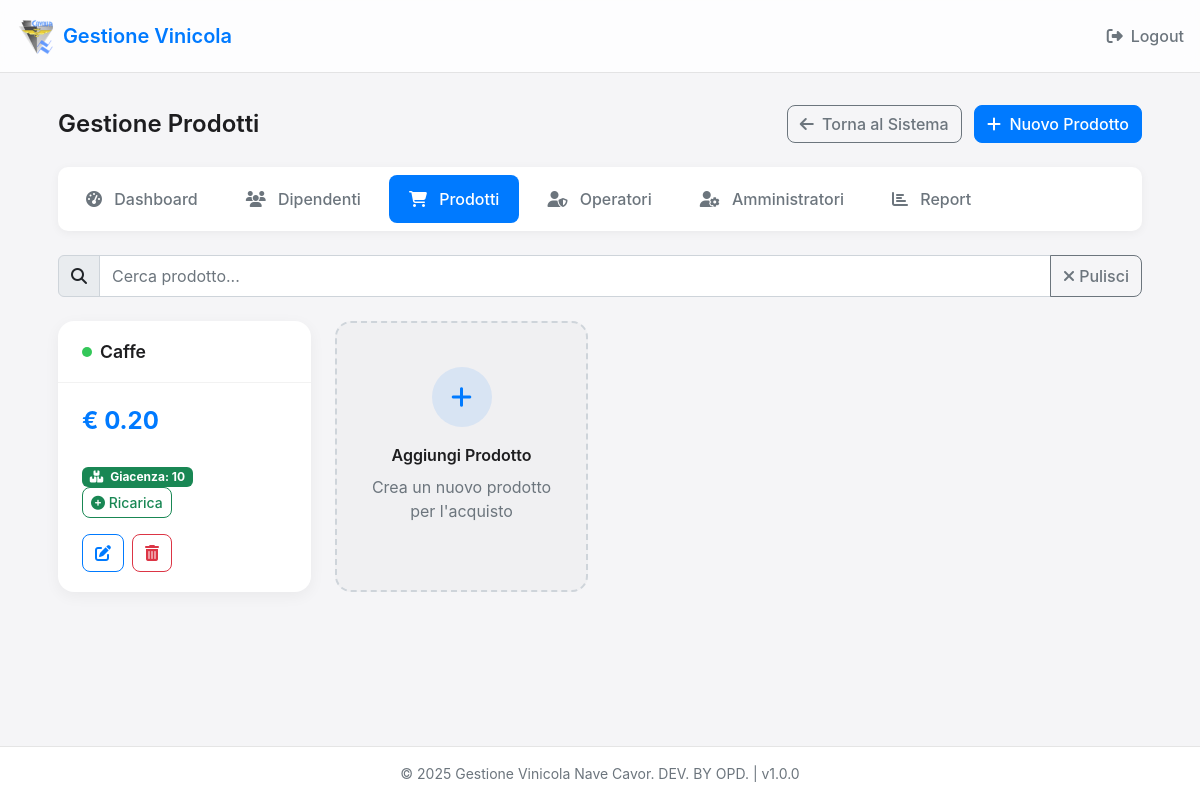
The page /admin/products (signed in) on the database as committed earlier.
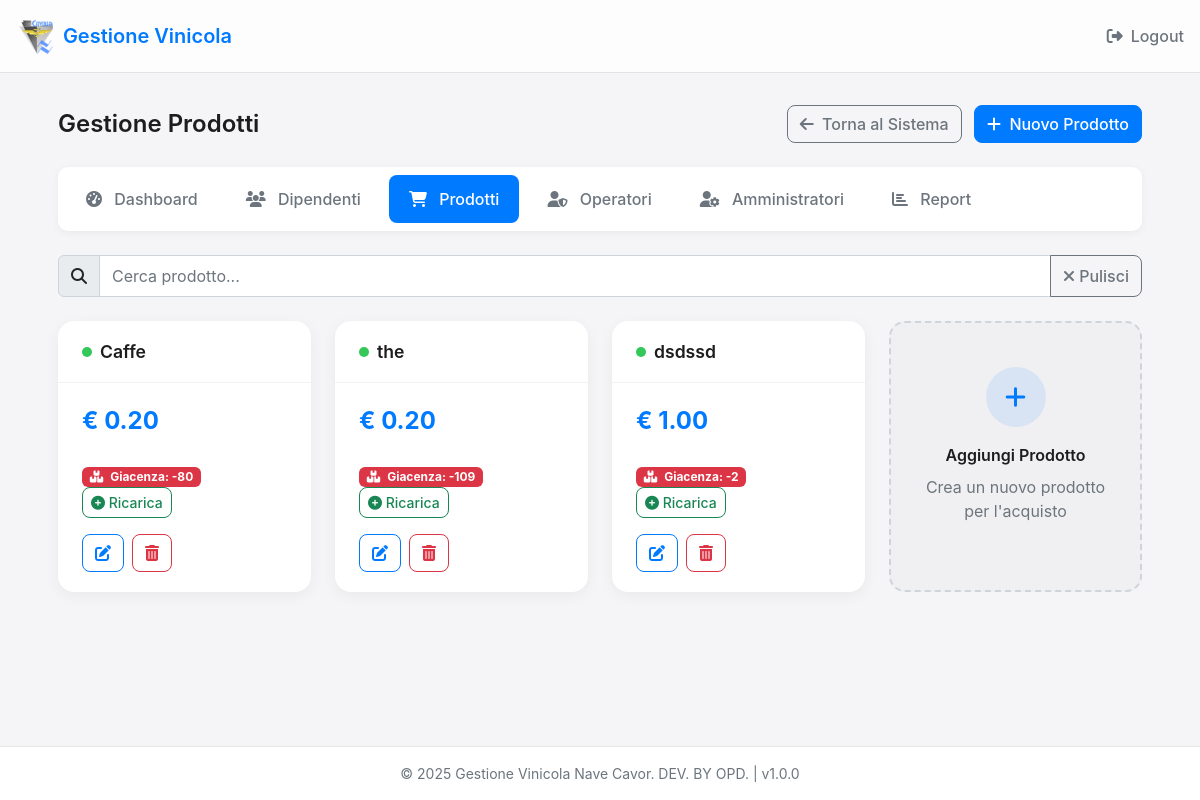
The same page on the database as committed later.
### app.py (models this page shows, shortened)
class Product(db.Model):
    id = db.Column(db.Integer, primary_key=True)
    name = db.Column(db.String(100))
    price = db.Column(db.Numeric(10, 2))
    active = db.Column(db.Boolean, default=True)
    inventory = db.Column(db.Integer, default=0)  # Giacenza del prodotto

### app.py (the view)
@app.route('/admin/products')
def admin_products():
    if session.get('admin_logged_in') != True:
        return redirect(url_for('admin_login'))
    products = Product.query.all()
    return render_template('admin_products.html', products=products)

### app.py (called while the page is built)
@app.context_processor
def inject_app_info():
    now = datetime.now()
    return {
        'app_name': app.config['APP_NAME'],
        'app_version': app.config['APP_VERSION'],
        'now': now
    }

### templates/admin_products.html (shortened to what the changed rows need)
{% extends "base.html" %}
{% block content %}
<div class="admin-container">
    <div class="admin-header">
        <h1 class="admin-title">Gestione Prodotti</h1>
    </div>
    {% if products %}
    <div class="products-container">
        {% for product in products %}
        <div class="product-card">
            <div class="product-header">
                <h3 class="product-title">
                    <span class="product-status {% if product.active %}status-active{% else %}status-inactive{% endif %}"></span>
                    {{ product.name }}
                </h3>
            </div>
            <div class="product-body">
                <div class="product-price">€ {{ "%.2f"|format(product.price) }}</div>
                <div class="product-inventory mb-3">
                    <span class="badge {% if product.inventory > 0 %}bg-success{% elif product.inventory == 0 %}bg-warning{% else %}bg-danger{% endif %} me-2">
                        <i class="fas fa-boxes me-1"></i> Giacenza: {{ product.inventory }}
                    </span>
                    <button type="button" class="btn btn-sm btn-outline-success restock-btn" data-product-id="{{ product.id }}" data-product-name="{{ product.name }}" data-product-inventory="{{ product.inventory }}">
                        <i class="fas fa-plus-circle"></i> Ricarica
                    </button>
                </div>
                <div class="product-actions">
                    <button type="button" class="btn btn-outline-primary edit-product-btn" data-product-id="{{ product.id }}" data-product-name="{{ product.name }}" data-product-price="{{ product.price }}" data-product-active="{{ '1' if product.active else '0' }}" data-product-inventory="{{ product.inventory }}">
                        <i class="fas fa-edit"></i>
                    </button>
                    <button type="button" class="btn btn-outline-danger delete-product-btn" data-product-id="{{ product.id }}" data-product-name="{{ product.name }}">
                        <i class="fas fa-trash-alt"></i>
                    </button>
                </div>
            </div>
        </div>
        {% endfor %}
    </div>
    {% endif %}
</div>
{% endblock %}

Rows that differ between the two databases and show on the page:
changed Product "Caffe": inventory "10" → "-80"
added Product: active True (drawn), name "the", price "0.20", inventory "-109"
added Product: active True (drawn), name "dsdssd", price "1.00", inventory "-2"
